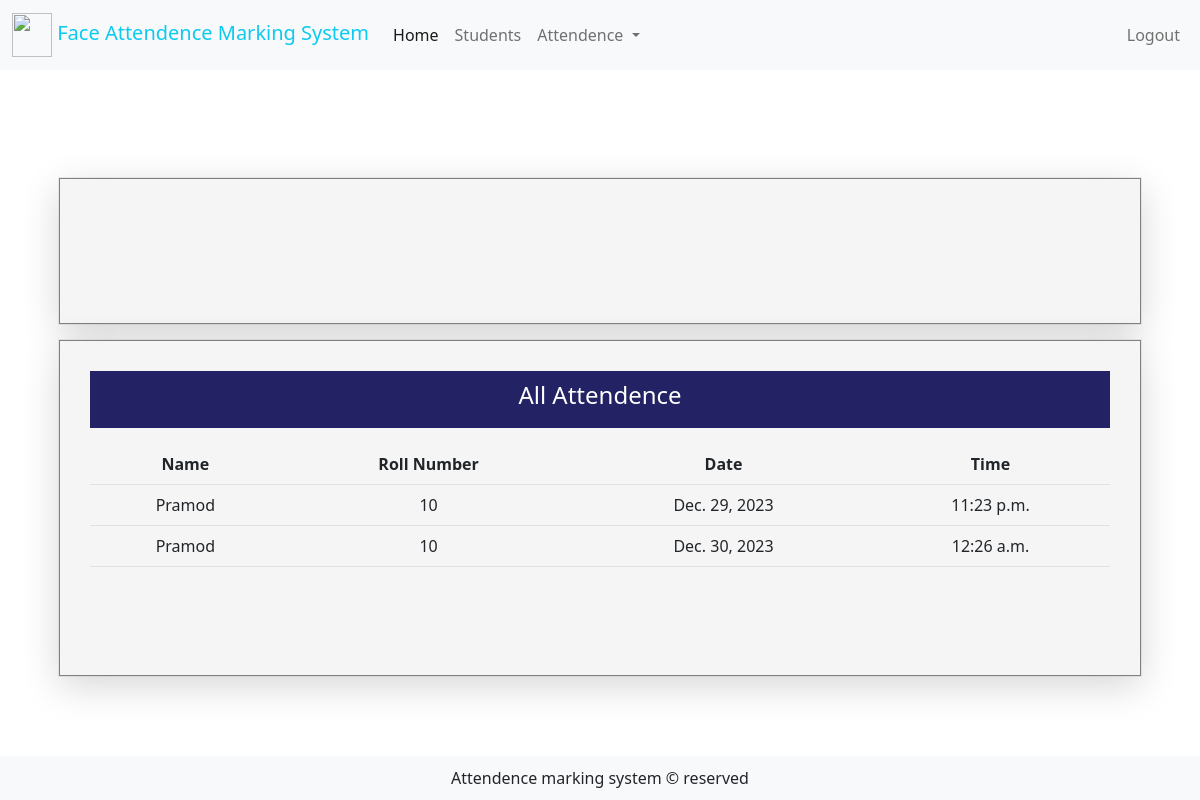
/AllAttendence, run on the app's committed database.
### Home/models.py (models this page shows)
class Attendence(models.Model):
    student  = models.ForeignKey(Student,on_delete=models.CASCADE)
    date = models.DateField(auto_now_add=True)
    time = models.TimeField(auto_now_add=True)

class Student(models.Model):
    student_name = models.CharField(max_length=255)
    roll = models.IntegerField()
    class_name = models.CharField(max_length = 255,null= True, blank = True)

### Home/views.py (the view)
# urls.py: path("AllAttendence",views.AllAttendence,name="AllAttendence"),
def AllAttendence(request):
    att = Attendence.objects.all()
    context = {
        "att":att
    }
    return render(request,'attendence.html',context)

### templates/attendence.html (shortened to what this page needs)
<!DOCTYPE html>
<html lang="en">
<head>
    <link href="https://cdn.jsdelivr.net/npm/bootstrap@5.0.2/dist/css/bootstrap.min.css" rel="stylesheet">
</head>
<body>
    <nav class="navbar navbar-expand-lg navbar-light bg-light">
        <div class="container-fluid">
          <a class="navbar-brand" href="{%url 'Index' %}"> <img src="https://www.shareicon.net/data/512x512/2015/09/29/648557_select_512x512.png" alt="" width="40" height="44">
            <span class="h5 text-info"> Face Attendence Marking System</span></a>
          <div class="collapse navbar-collapse" id="navbarSupportedContent">
            <ul class="navbar-nav me-auto mb-2 mb-lg-0">
              <li class="nav-item">
                <a class="nav-link active" aria-current="page" href="{%url 'Index' %}">Home</a>
              </li>
              <li class="nav-item">
                <a class="nav-link" href="{%url 'Allstudents' %}">Students</a>
              </li>
              <li class="nav-item dropdown">
                <a class="nav-link dropdown-toggle" href="{%url 'Index' %}" id="navbarDropdown" role="button" data-bs-toggle="dropdown" aria-expanded="false">
                  Attendence
                </a>
              </li>
            </ul>
            <form class="d-flex">
              <ul class="navbar-nav me-auto mb-2 mb-lg-0">
                <li class="nav-item"><a href="{%url 'SignOut' %}" class="nav-link">Logout</a></li>
              </ul>
            </form>
          </div>
        </div>
      </nav>
      <div class="container mt-2">
        <div class="row">
            <div class="col-md-12">
                <div class="content">
                </div>
            </div>
            <div class="col-md-12">
                <div class="content">
                    <div class="headder">
                        <h4>All Attendence</h4>
                    </div>
                    <table class="table table-muted table-stripped mt-3">
                        <tr>
                            <th>Name</th>
                            <th>Roll Number</th>
                            <th>Date</th>
                            <th>Time</th>
                        </tr>
                        {% for i in att %}
                        <tr>
                            <td>{{i.student.student_name}}</td>
                            <td>{{i.student.roll}}</td>
                            <td>{{i.date}}</td>
                            <td>{{i.time}}</td>
                        </tr>
                        {% endfor %}
                    </table>
                </div>
            </div>
        </div>
      </div>
      <footer>
        <div class="footer bg-light">
            Attendence marking system &copy; reserved
        </div>
      </footer>
</body>
</html>

### templates/attendence.html (style rules this page uses)
body { background-image: url(https://www.imageshine.in/uploads/gallery/White-elegant-texture-background-style.jpg); background-repeat: no-repeat; background-position: fixed; background-size: cover; }
.content { width:97%; height: 90%; margin: auto; margin-top: 100px; border: .3px solid gray; padding-top: 0; padding: 30px; box-sizing: border-box; text-align: center; background-color: whitesmoke; box-shadow: rgba(0, 0, 0, 0.16) 0px 10px 36px 0px, rgba(0, 0, 0, 0.06) 0px 0px 0px 1px; }
.footer { position: fixed; bottom: 0; width: 100%; padding: 10px; text-align: center; }
.headder { background-color: rgb(34, 34, 100); color: white; padding: 10px; }

### data on the page
Attendence: student.student_name "Pramod", student.roll "10", date "Dec. 29, 2023", time "11:23 p.m."
Attendence: student.student_name "Pramod", student.roll "10", date "Dec. 30, 2023", time "12:26 a.m."
